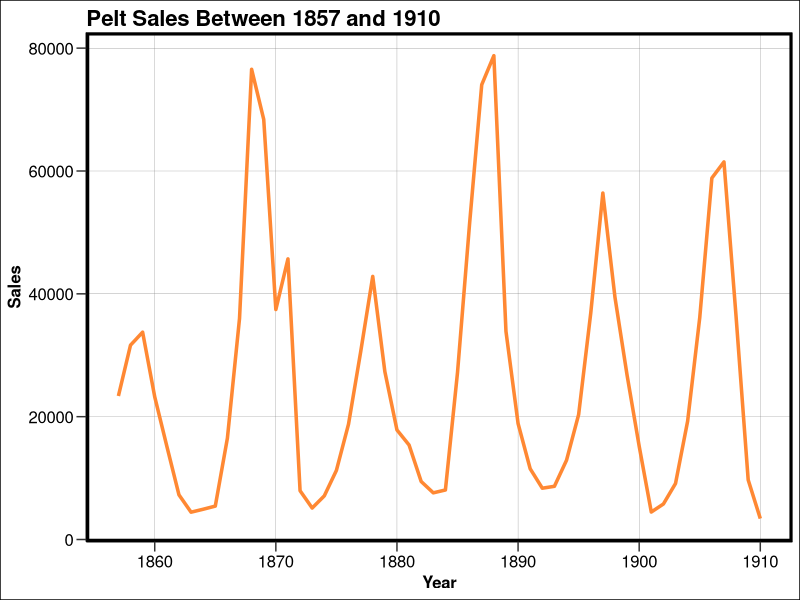
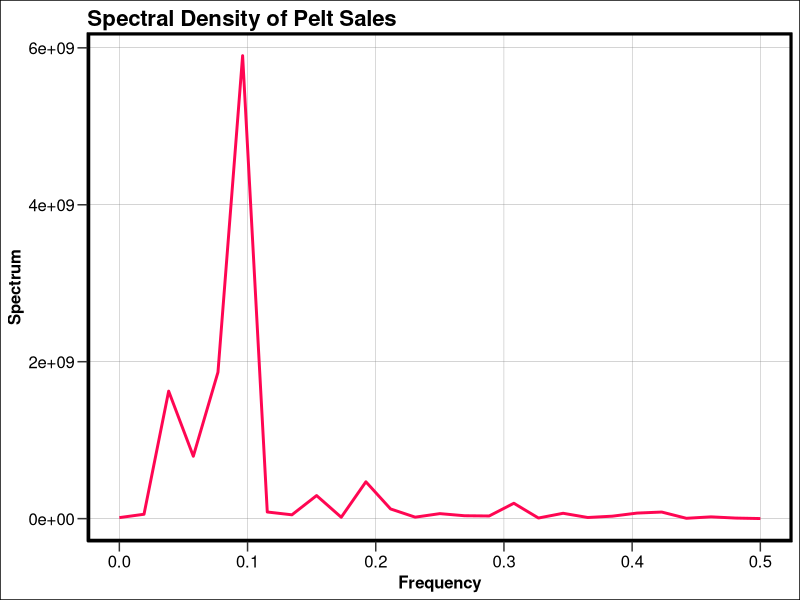

These figures' R source, in order:
## ---- chunk 1
library(dplyr)
library(readr)
library(ggplot2)
library(lubridate)
## ---- chunk 2
plot_theme <- theme(
    plot.title = element_text(
        size = 16, face = "bold", hjust = 0,
        margin = margin(b = 0.1, unit = "cm")),
    plot.background = element_rect(
        fill = "#FFFFFF"),
    axis.title = element_text(
        size = 12, face = "bold"),
    axis.text = element_text(
        size = 12),
    axis.ticks.length = unit(0.25, units = "cm"),
    axis.line = element_line(
        linewidth = 0.5, color = "#000000"),
    panel.grid.minor.x = element_blank(),
    panel.grid.minor.y = element_blank(),
    panel.grid.major.x = element_line(
        linewidth = 0.1, color = "gray50"),
    panel.grid.major.y = element_line(
        linewidth = 0.1, color = "gray50"),
    panel.background = element_rect(
        fill = "#FFFFFF"),
    panel.border = element_rect(
        fill = NA, color = "#000000", linewidth = 2.0)
)

theme_set(plot_theme)
## ---- chunk 3
pelts <- read_table("./data/pelt.txt", col_names = FALSE) %>%
    rename(
        sales = `X1`) %>%
    mutate(
        year = seq(year("1857-01-01"), year("1910-01-01"))) %>%
    relocate(year, .before = sales)

pelts_chart <- ggplot(
    data = pelts,
    aes(x = year, y = sales)
) +
    geom_line(
        linewidth = 1.2,
        color = "#FF8833"
) +
    labs(
        x = "Year",
        y = "Sales",
        title = "Pelt Sales Between 1857 and 1910"
)

print(pelts_chart)
## ---- chunk 4
pelts_spec <- spec.pgram(
    ts(pelts$sales, start = c(1857), frequency = 1),
    log = "no",
    plot = FALSE)

spec_data <- tibble(
    freq = seq(0, 0.5, length.out = length(pelts_spec$spec)),
    spec = pelts_spec$spec
)

spec_chart <- ggplot(
    data = spec_data,
    aes(x = freq, y = spec)
) +
    geom_line(
        linewidth = 1.0,
        color = "#FF0652"
) +
    labs(
        x = "Frequency",
        y = "Spectrum",
        title = "Spectral Density of Pelt Sales"
)

print(spec_chart)
## ---- chunk 5
#' @param series A univariate time-series
#' @param p Placeholder constant

fourier_freq <- function(series, p) {
    # Input checks
    if (p > length(series) / 2) {
        stop("p cannot be greater than N/2")
    }
    if (is.ts(series) == FALSE) {
        warning("'series' is not of type 'ts', coercing to ts")
        series <- as.ts(series)
    }
    fft <- fft(series)
    return(head(fft))
}
